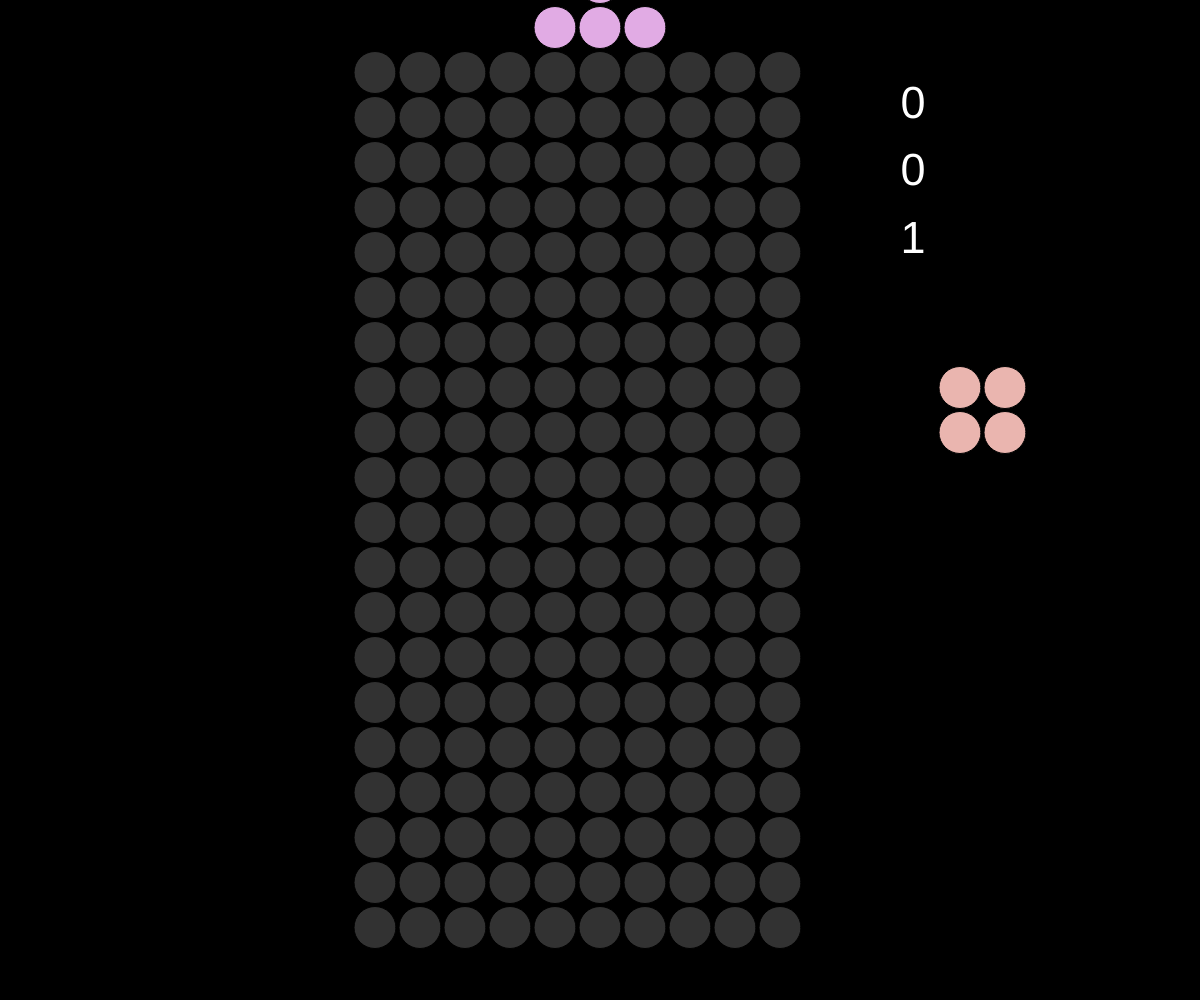
Frame 1 (no input)
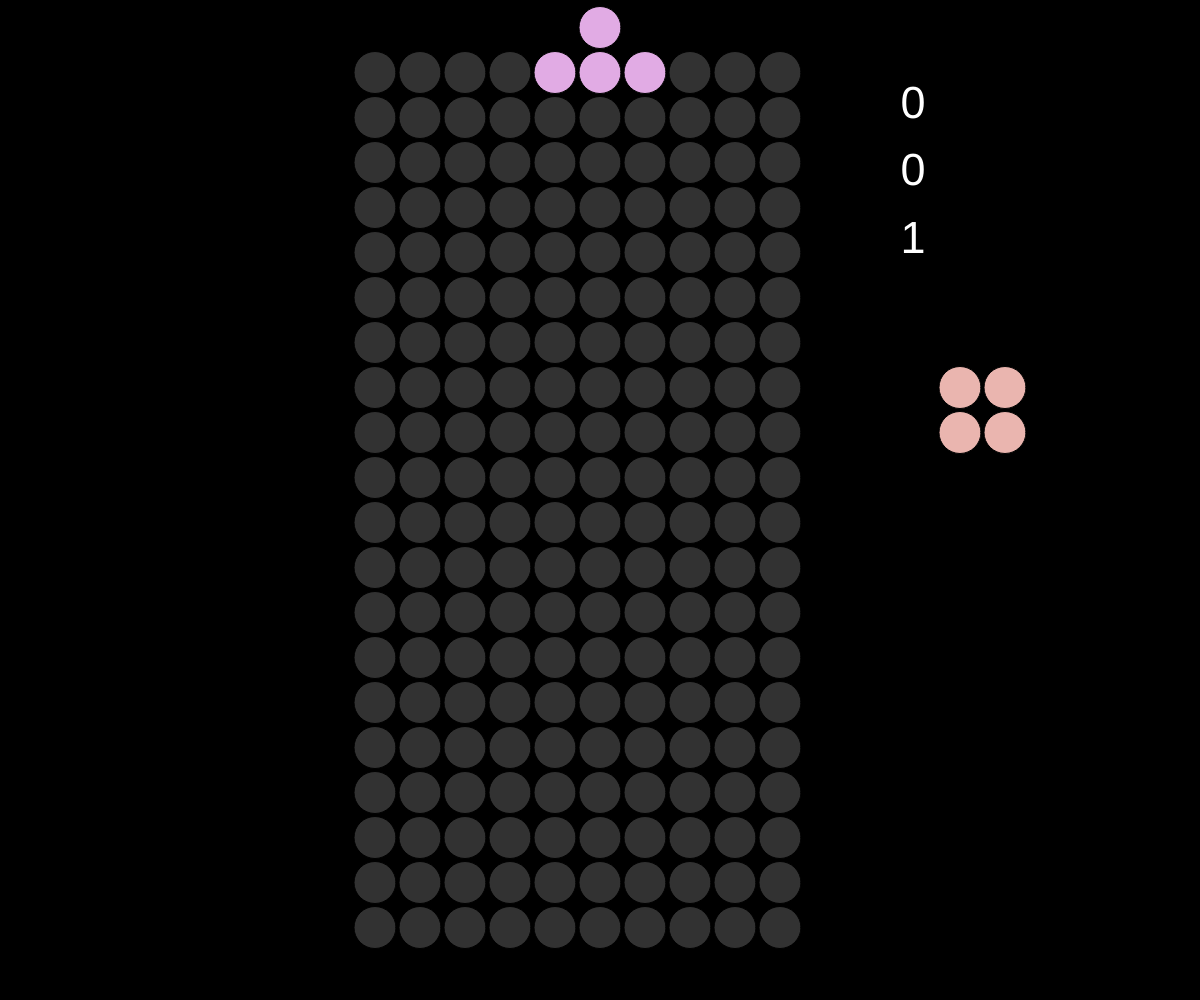
Frame 60 (no input)
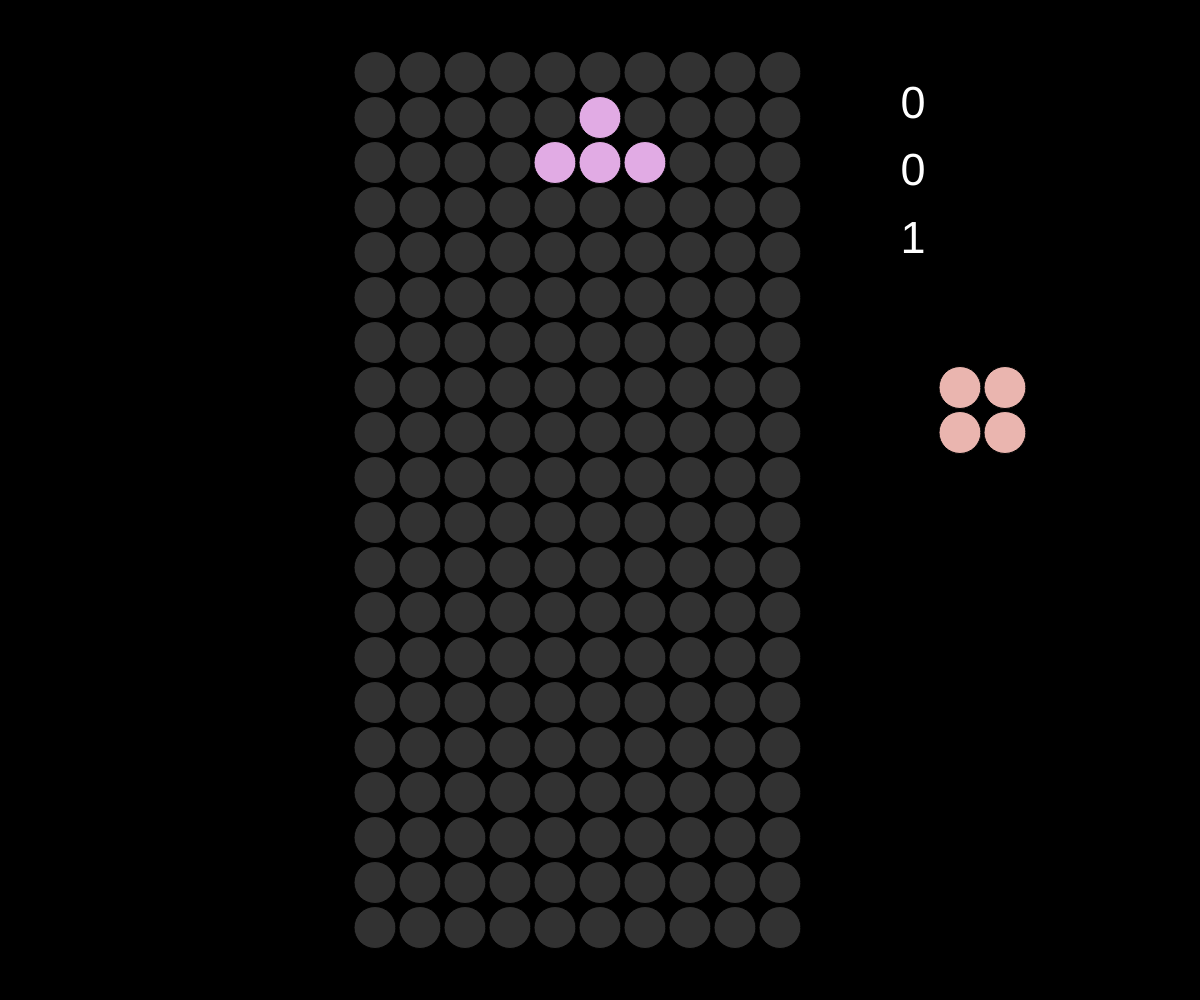
Frame 120 (the mouse pressed at the canvas centre since frame 60)

The p5.js sketch that drew these frames (run headless with seeded random() and noise() and a simulated clock; from frame 60 on, the mouse is pressed at the canvas centre):

// p5.js sketch
// ── sketch.js
var tetrominoList = ["I", "O", "T", "S", "Z", "J", "L"];
var shapes = [];
var pause = false;
var end = false;

var grid = [];
var gridColor = [50, 50, 50, 255];
var gridCol = 10;
var gridRow = 20;
var gridX = 100;
var gridY = 100;
var reso = 30;
var gap = 2;

var leftDownTime = 0;
var rightDownTime = 0;
var downDownTime = 0;
var minDownTime = 10;
var hardDrop = false;
var leftPressed = false;
var rightPressed = false;
var downPressed = false;

var updateAllSpeed = 25;
var time = 0;
var updateTime = 0;
var linesCompleted = 0;
var score = 0;
var bestScore = 0;
var level = 1;
var linesPerLevel = 10;

// Ininitalization and declaration of the setInterval functions
function setup() {
    // Print information
    print("v1.12");
    print("Hi! You can use the ARROWS, SPACEBAR to pause, and ENTER at the end to start a new game.");
    
    // Create canvas and background
    createCanvas(windowWidth, windowHeight, 0, 0);
    background(0);
    
    // Create the grid and the first shapes, initizalize the positions
    reso = min(floor(windowWidth/gridCol*0.4), floor(windowHeight/gridRow*0.9));
    gap = reso/15;
    
    gridX = floor(windowWidth/2 - gridCol*reso/2);
    gridY = floor(windowHeight/2 - gridRow*reso/2) + reso/2;
    newGrid();
    
    shapes[0] = new Shape(3, -2);
    shapes[1] = new Shape(12, 6);
    
    textFont("Helvetica");
    textSize(reso);
    scoreX = gridX + 11.68*reso;
    scoreY = gridY + reso;
    
    // SetInterval
    setInterval(checkUpdateAll, updateAllSpeed);
    setInterval(checkKeyDown, 25);
}

function draw() {
    drawBackground();
    shapes[0].display();
    shapes[1].display();
    
    if (pause) {
        fill(255);
        text("PAUSE", gridX - reso/2, gridY - 1.5*reso);
    }
}

function drawBackground() {
    background(0);
    
    // Write the score
    fill(255);
    text(score, scoreX, scoreY);
    text(linesCompleted, scoreX, scoreY + 1.5*reso);
    text(level, scoreX, scoreY + 3*reso);
    
    for (var i = 0; i < grid.length; i++) {
        for (var j = 0; j < grid[i].length; j++) {
            fill(color(grid[i][j][0], grid[i][j][1], grid[i][j][2], grid[i][j][3]));
            ellipse(gridX + reso*i, gridY + reso*j, reso - gap, reso - gap);
        }
    }
}

function checkUpdateAll() {
    time += updateAllSpeed / 1000;
    updateTime += 1;
    var updateTimeRequired = 1000/updateAllSpeed / pow(1.2, level - 1);
    
    if (updateTime >= updateTimeRequired) {
        updateAll();
        updateTime = 0;
    }
}

function updateAll() { 
    if (!pause && !end) {
        // If there is a collision down, write the shape in grid[] and make a new shape
        if (shapes[0].collisionDown()) {
            shapes[0].endShape(); // Add the shape to the grid
            downPressed = false; // Next piece will begin by falling slowly
            checkLines(); // Check if the newly added shape closes a line
            nextShapes(); // Update current & next shapes
            checkEnd(); // End the game if the new shape already has a collision
        } else {
            // The shape goes down by 1 px
            shapes[0].y += 1;
        }
    }
}

// Perform actions when keys are pressed
function keyPressed() {
    if (keyCode === 32) { // Space bar
        pause = !pause;
        downPressed = false; // To avoid bug of continuous down
    }
    if (keyCode === 13) { // Enter
        newGame();
        end = false;
    } 
    if (keyCode === LEFT_ARROW) {
        rightPressed = false; // To avoid bug keeping left/right pressed
        leftPressed = true
        leftDownTime = 0;
        shapes[0].collisionLeft();
    } 
    if (keyCode === RIGHT_ARROW) {
        leftPressed = false; // To avoid bug keeping left/right pressed
        rightPressed = true;
        rightDownTime = 0;
        shapes[0].collisionRight();
    }
    if (keyCode === UP_ARROW) {
        shapes[0].update();
    }
    if (keyCode === DOWN_ARROW || keyCode === 87) { // KeyCode 87 is "W"
        if (keyIsDown(16)) { // Shifte + DOWN = hard drop
            hardDrop = true;
            while(hardDrop && !end && !pause) {
                updateAll();
            }
        } else {
            downDownTime = 0;
            downPressed = true;
            updateAll();
        }
    }
}

function checkKeyDown() {
    if (keyIsDown(LEFT_ARROW) && leftPressed === true) {
        leftDownTime += 1;
        if (leftDownTime >= minDownTime) {
            shapes[0].collisionLeft();
        }
    } 
    if (keyIsDown(RIGHT_ARROW) && rightPressed === true) {
        rightDownTime += 1;
        if (rightDownTime >= minDownTime) {
            shapes[0].collisionRight();
        }
    }
    if (keyIsDown(DOWN_ARROW) || keyIsDown(87)) { // 87 is "W"
        downDownTime += 1;
        if (downDownTime >= minDownTime && downPressed) {
            updateAll();
        }
    }
}

function keyReleased() {
    if (keyCode === DOWN_ARROW) {
        downPressed = false;  // To avoid bug of continuous down
    }
}

// Resize the canvas if the window is resized
function windowResized() {
    resizeCanvas(windowWidth, windowHeight);
    reso = min(floor(windowWidth/gridCol*0.4), floor(windowHeight/gridRow*0.9));
    gap = reso/15;
    gridX = floor(windowWidth/2 - gridCol*reso/2);
    gridY = floor(windowHeight/2 - gridRow*reso/2) + reso/2;
    textSize(reso);
    scoreX = gridX + 11.68*reso;
    scoreY = gridY + reso;
}

// Create an empty grid
function newGrid() {
    for (var i = 0; i < gridCol; i++) {
        grid[i] = [];
        for (var j = 0; j < gridRow; j++) {
            grid[i][j] = gridColor;
        }
    }
}

// Check if the newly added shape closes a line
function checkLines() {
    // Variables for the relative y position of the shape and the lines closed
    var linesClosed = [];
    
    // For each of 4 lines potentially closed, check if the points are equal to background
    for (var i = shapes[0].y; i < shapes[0].y + 4 && i < 20; i++) {
        // Initialize
        var lineClosed = true;
        
        // Lines above line 0 do not count
        if (i < 0) {
            lineClosed = false;
            break
        }
        
        // Check if there is an empty space in the line
        for (var j = 0; j < gridCol; j++) {
            if (grid[j][i] == gridColor) {
                lineClosed = false;
                break;
            }
        }
        
        // If the line is closed, add it to the list of lines closed
        if (lineClosed) {
            linesClosed.push(i);
        }
    }

    // Add lines completed and eventually update the level
    linesCompleted += linesClosed.length;
    if (linesCompleted > linesPerLevel * level) {
        level += 1;
    }
    
    // Add score depending on lines closed
    switch (linesClosed.length) {
        case 1:
            score += 40 * level;
            break;
        case 2:
            score += 100 * level;
            break;
        case 3:
            score += 300 * level;
            break;
        case 4:
            score += 1200 * level;
    }
    
    // Remove the lines that were closed
    for (var i = linesClosed.length - 1; i >= 0; i--) {
        // Translate the lines higher that the line closed
        for (var j = linesClosed[i] + (linesClosed.length - 1 - i); j >= 1; j--) { // Lines from lineClosed[i]
            for (var k = 0; k < gridCol; k++) {
                grid[k][j] = grid[k][j-1];
            }
        }
        // Add a new empty line at the top
        for (var k = 0; k < gridCol; k++) {
            grid[k][0] = gridColor;
        }
    }
}

// Update current & next shapes
function nextShapes() {
    shapes.splice(0, 1);
    shapes[0].x = 3;
    shapes[0].y = -2;
    shapes[1] = new Shape(12, 6);
    downDownTime = 0; // Refresh keyDown timer of DOWN_ARROW
    hardDrop = false;
}

// End if the new shape already has a collision
function checkEnd() {
    if (shapes[0].collision()) {
        print("The End! Press ENTER to start a new game");
        end = true;
    }  
}

// Refresh the grid & score, begin a new game
function newGame() {
    newGrid();
    shapes.splice(0, 1);
    shapes[0] = new Shape(3, -2);
    shapes[1] = new Shape(12, 6);

    if (score > bestScore) {
        bestScore = score;
    }
    
    level = 1
    score = 0;
    linesCompleted = 0;
}

// ── shape.js
class Shape {
    // Builds a shape
    constructor(x, y) {
        this.x = x; // x position
        this.y = y; // y position
        this.color = [floor(random(150, 255)), floor(random(150, 255)), floor(random(150, 255)), 255]; // color
        
        this.tetromino = [];
        this.tetromino[0] = random(tetrominoList);
        this.tetromino[1] = 0;
        
        this.shape = [];
        for (var i = 0; i < 4; i++) {
            this.shape[i] = []
        }
        
        this.update();
    }
    
    // Displays the shape
    display() {
        for (var i = 0; i < this.shape.length; i++) {
            for (var j = 0; j < this.shape[i].length; j++) {
                fill(this.color[0], this.color[1], this.color[2], this.color[3]);
                if (this.shape[i][j] == 1) {
                    ellipse(gridX + (this.x + j)*reso, gridY + (this.y + i)*reso, reso - gap, reso - gap);
                }
            }
        }
    }
    
    // Collision
    collision() {
        var collision = false;
        
        // Check if at the new position overlays with a position taken in the grid
        for (var i = 0; i < this.shape.length; i++) {
            for (var j = 0; j < this.shape[i].length; j++) {
                if (this.shape[j][i] > 0) {
                    if (this.x + i < 0 || this.x + i >= gridCol) {
                        collision = true;
                    } else if (grid[this.x + i][this.y + j] != gridColor && this.y + j >= 0) {
                        collision = true;
                    }  
                }
            }
        }

        return collision;
    }
    
    // Collision left
    collisionLeft() {
        this.x -= 1;
        
        if (this.collision()) {
            this.x += 1;
            leftPressed = false; // To avoid bug keeping left/right pressed
        }
    }
    
    // Collision right
    collisionRight() {
        this.x += 1
        
        if (this.collision()) {
            this.x -= 1;
            rightPressed = false; // To avoid bug keeping left/right pressed
        }
    }
    
    // Collision down
    collisionDown() {
        this.y += 1;
        
        // Boolean for collision
        var collisionDown = this.collision();;
        
        this.y -= 1;
        return collisionDown;
    }
    
    // End shape
    endShape() {
        for (var i = 0; i < this.shape.length; i++) {
            for (var j = 0; j < this.shape[i].length; j++) {
                if (this.shape[j][i] > 0) {
                    grid[this.x + i][this.y + j] = this.color;
                }
            }
        }
    }
    
    // Updates the shape upon rotation
    update() {
        // Store the value of rotation before update in case of collision
        var prevTetromino1 = this.tetromino[1];
        var prevShape = this.shape;
        
        // Appply rotation
        switch(this.tetromino[0]) { // ["I", "O", "T", "S", "Z", "J", "L"];
            case "I":
                switch(this.tetromino[1]) {
                    case 0:
                    case 2:
                        this.tetromino[1] = 1;
                        this.shape = [
                            [0, 0, 1, 0],
                            [0, 0, 1, 0],
                            [0, 0, 1, 0],
                            [0, 0, 1, 0],
                        ]
                        break;
                    case 1:
                        this.tetromino[1] = 2;
                        this.shape = [
                            [0, 0, 0, 0],
                            [1, 1, 1, 1],
                            [0, 0, 0, 0],
                            [0, 0, 0, 0],
                        ]
                }
                break;
            case "O":
                switch(this.tetromino[1]) {
                    case 0:
                    case 1:
                        this.tetromino[1] = 1;
                        this.shape = [
                            [0, 0, 0, 0],
                            [0, 1, 1, 0],
                            [0, 1, 1, 0],
                            [0, 0, 0, 0],
                        ]
                }
                break;
            case "T":
                switch(this.tetromino[1]) {
                    case 0:
                    case 4:
                        this.tetromino[1] = 1;
                        this.shape = [
                            [0, 0, 1, 0],
                            [0, 1, 1, 1],
                            [0, 0, 0, 0],
                            [0, 0, 0, 0],
                        ]
                        break;
                    case 1:
                        this.tetromino[1] += 1;
                        this.shape = [
                            [0, 0, 1, 0],
                            [0, 0, 1, 1],
                            [0, 0, 1, 0],
                            [0, 0, 0, 0],
                        ]
                        break;
                    case 2:
                        this.tetromino[1] += 1;
                        this.shape = [
                            [0, 0, 0, 0],
                            [0, 1, 1, 1],
                            [0, 0, 1, 0],
                            [0, 0, 0, 0],
                        ]
                        break;
                    case 3:
                        this.tetromino[1] += 1;
                        this.shape = [
                            [0, 0, 1, 0],
                            [0, 1, 1, 0],
                            [0, 0, 1, 0],
                            [0, 0, 0, 0],
                        ]
                }
                break;
            case "S":
                switch(this.tetromino[1]) {
                    case 0:
                    case 2:
                        this.tetromino[1] = 1;
                        this.shape = [
                            [0, 0, 0, 0],
                            [0, 0, 1, 1],
                            [0, 1, 1, 0],
                            [0, 0, 0, 0],
                        ]
                        break;
                    case 1:
                        this.tetromino[1] = 2;
                        this.shape = [
                            [0, 0, 1, 0],
                            [0, 0, 1, 1],
                            [0, 0, 0, 1],
                            [0, 0, 0, 0],
                        ]
                }
                break;
            case "Z":
                switch(this.tetromino[1]) {
                    case 0:
                    case 2:
                        this.tetromino[1] = 1;
                        this.shape = [
                            [0, 0, 0, 0],
                            [0, 1, 1, 0],
                            [0, 0, 1, 1],
                            [0, 0, 0, 0],
                        ]
                        break;
                    case 1:
                        this.tetromino[1] = 2;
                        this.shape = [
                            [0, 0, 0, 1],
                            [0, 0, 1, 1],
                            [0, 0, 1, 0],
                            [0, 0, 0, 0],
                        ]
                }
                break;
            case "J":
                switch(this.tetromino[1]) {
                    case 0:
                    case 4:
                        this.tetromino[1] = 1;
                        this.shape = [
                            [0, 0, 1, 0],
                            [0, 0, 1, 0],
                            [0, 1, 1, 0],
                            [0, 0, 0, 0],
                        ]
                        break;
                    case 1:
                        this.tetromino[1] += 1;
                        this.shape = [
                            [0, 1, 0, 0],
                            [0, 1, 1, 1],
                            [0, 0, 0, 0],
                            [0, 0, 0, 0],
                        ]
                        break;
                    case 2:
                        this.tetromino[1] += 1;
                        this.shape = [
                            [0, 0, 1, 1],
                            [0, 0, 1, 0],
                            [0, 0, 1, 0],
                            [0, 0, 0, 0],
                        ]
                        break;
                    case 3:
                        this.tetromino[1] += 1;
                        this.shape = [
                            [0, 0, 0, 0],
                            [0, 1, 1, 1],
                            [0, 0, 0, 1],
                            [0, 0, 0, 0],
                        ]
                }
                break;
            case "L":
                switch(this.tetromino[1]) {
                    case 0:
                    case 4:
                        this.tetromino[1] = 1;
                        this.shape = [
                            [0, 0, 1, 0],
                            [0, 0, 1, 0],
                            [0, 0, 1, 1],
                            [0, 0, 0, 0],
                        ]
                        break;
                    case 1:
                        this.tetromino[1] += 1;
                        this.shape = [
                            [0, 0, 0, 0],
                            [0, 1, 1, 1],
                            [0, 1, 0, 0],
                            [0, 0, 0, 0],
                        ]
                        break;
                    case 2:
                        this.tetromino[1] += 1;
                        this.shape = [
                            [0, 1, 1, 0],
                            [0, 0, 1, 0],
                            [0, 0, 1, 0],
                            [0, 0, 0, 0],
                        ]
                        break;
                    case 3:
                        this.tetromino[1] += 1;
                        this.shape = [
                            [0, 0, 0, 1],
                            [0, 1, 1, 1],
                            [0, 0, 0, 0],
                            [0, 0, 0, 0],
                        ]
                }
        }
        
        if (this.collision() && prevTetromino1 != 0) {
            this.tetromino[1] = prevTetromino1;
            this.shape = prevShape;
        }
    }
}
